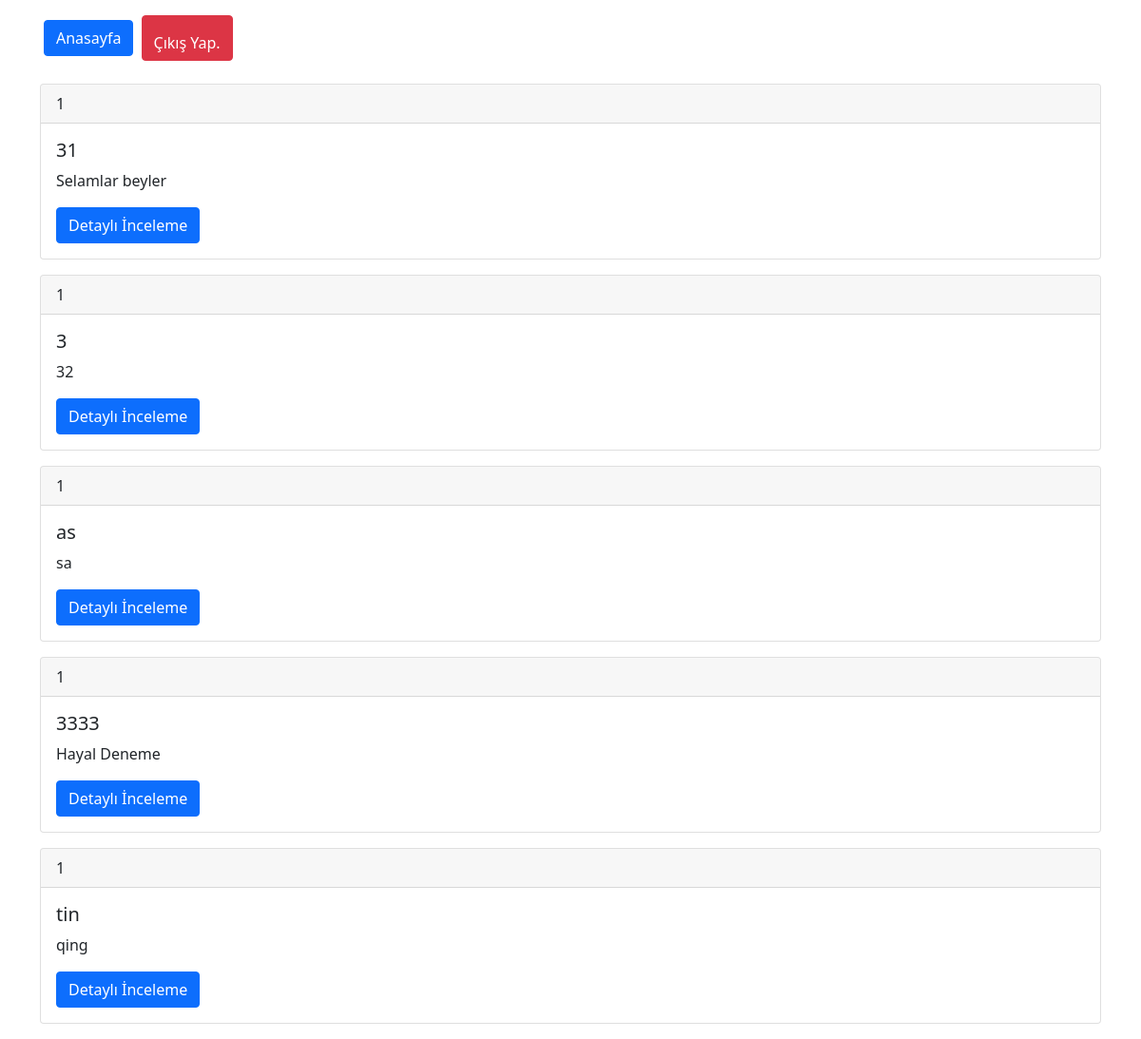
Screenshot of /profile (signed in) with the database file from the repository.
### user.py (models this page shows, shortened)
class DreamModel(db.Model):
    __tablename__ = "dreams"
    id = db.Column(db.Integer, primary_key=True, autoincrement=True)
    dream = db.Column(db.String(300), nullable=False)
    detail = db.Column(db.Text)
    quote = db.Column(db.String(300), nullable=False)
    user_id = db.Column(db.Integer, db.ForeignKey('users.id'))
    user = db.relationship("UserModel")
    @classmethod
    def find_all_by_user_id(cls, user_id: int):
        return cls.query.filter_by(user_id=user_id).all()

### app.py (the view)
@app.route('/profile', methods=["GET"])
def profile():
    if 'email' in session:
        email = session['email']
        me = UserModel.find_by_email(email=email)
        dr = DreamModel.find_all_by_user_id(me.id)
        return render_template('profile.html', me=me, dreams=dr)
    return render_template('login.html', me=False, dreams=[])

### user.py (called while the page is built)
    @classmethod
    def find_by_email(cls, email: str):
        return cls.query.filter_by(email=email).first()

### templates/profile.html (shortened to what this page needs)
{% extends 'base.html' %}
{% block content %}
<div class="container pt-3">
<a class = "btn btn-primary mx-1" href="/">Anasayfa</a>
<a class = "btn btn-danger pt-3" href="/logout">Çıkış Yap.</a>
<br>
<br>
    {% for d in dreams %}
    <div class="card mb-3">
      <div class="card-header">
          {{ d.user_id}}
      </div>
      <div class="card-body">
        <h5 class="card-title">{{ d.quote }}</h5>
        <p class="card-text">{{ d.dream }}</p>
        <a href="#" class="btn btn-primary">Detaylı İnceleme</a>
      </div>
    </div>
    {% endfor %}
</div>
{% endblock %}

### templates/base.html (shortened to what this page needs)
<!DOCTYPE html>
<html lang="en">
<head>
    <link href="https://cdn.jsdelivr.net/npm/bootstrap@5.1.3/dist/css/bootstrap.min.css" rel="stylesheet"
>
</head>
<body>
    {% block content %}{% endblock %}
</body>
</html>

### rows the page displays
DreamModel: user_id "1", quote "31", dream "Selamlar beyler"
DreamModel: user_id "1", quote "3", dream "32"
DreamModel: user_id "1", quote "as", dream "sa"
DreamModel: user_id "1", quote "3333", dream "Hayal Deneme"
DreamModel: user_id "1", quote "tin", dream "qing"
